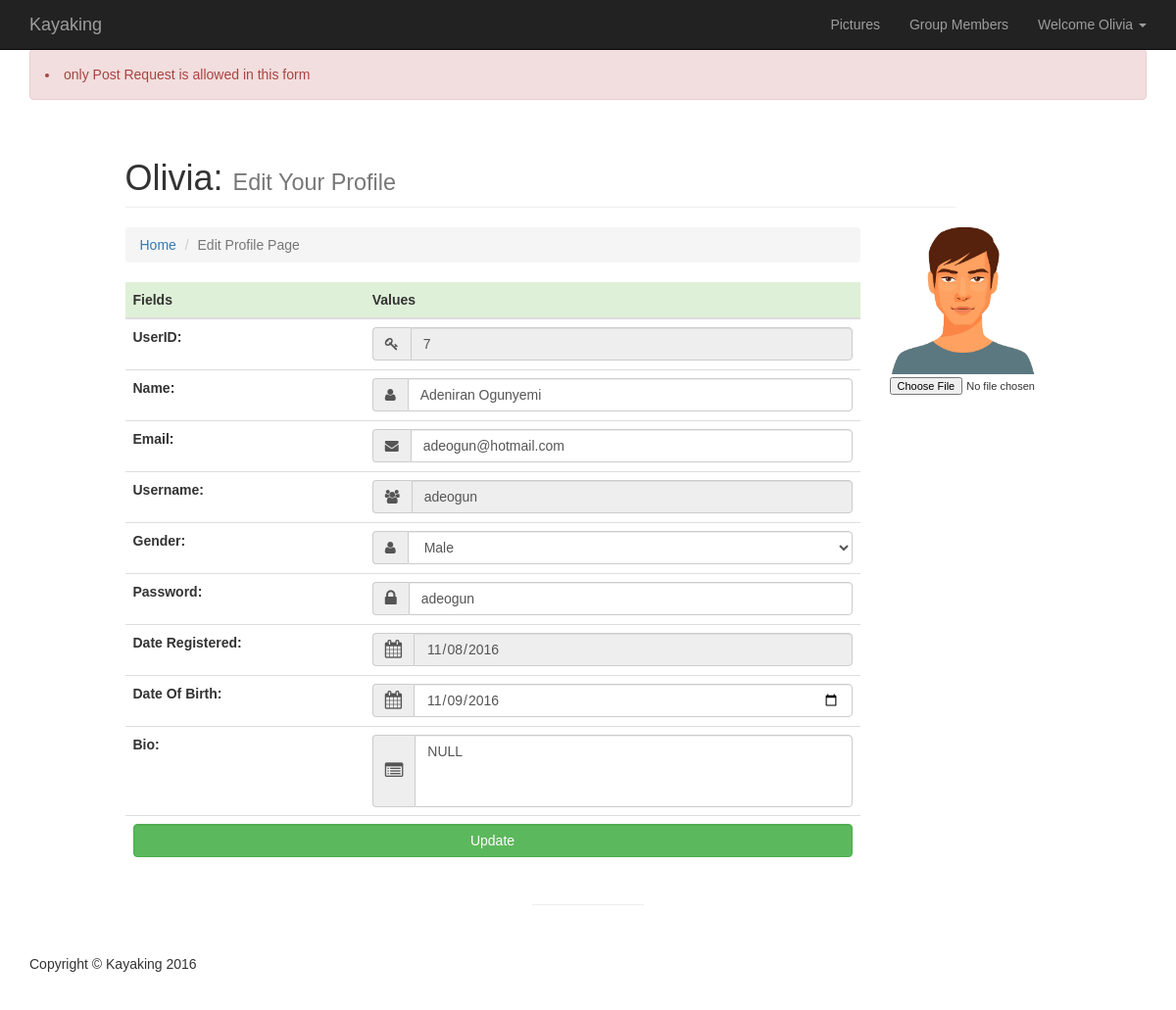
The page /update_profile.php?user=7 (signed in) on the database its author committed.
### tables this page shows
CREATE TABLE IF NOT EXISTS `users` (
  `id` int(11) NOT NULL AUTO_INCREMENT,
  `name` varchar(40) NOT NULL,
  `username` varchar(55) NOT NULL,
  `email` varchar(40) NOT NULL,
  `password` varchar(20) NOT NULL,
  `sex` tinyint(1) DEFAULT NULL,
  `dob` date DEFAULT NULL,
  `date_registered` date DEFAULT NULL,
  `bio` text,
  `photo` varchar(100) DEFAULT '../img/avatarthumb.jpg',
  `role` varchar(15) DEFAULT 'user',
  PRIMARY KEY (`id`)
);

### public/update_profile.php (the view, shortened to what this page needs)
<?php
    include '../includes/functions.php';
    include '../includes/header.php';
    if (!isset( $_GET["user"]))
    {
         $userrid=$userid;
    }
    else
    {
         $userrid=$_GET["user"];
    }
?>
    <div class="container">
    <?php $user = ReadUserDetails($userrid);
            $val=UpdateUserDetails($_FILES,$_POST,$user["id"]);
    ?>
        <div class="row">
        <div class="col-md-1">
        </div>
            <div class="col-lg-9">
                <h1 class="page-header"><?php echo $username.":"; ?>
                    <small>Edit Your Profile</small>
                </h1>
            </div>
        </div>
        <div class="row">
            <div class="col-md-1">
            </div>
            <form action="" method="post" enctype="multipart/form-data">
            <div class="col-md-8">
                <ol class="breadcrumb">
                    <li><a href="/php_proj/">Home</a>
                    </li>
                    <li class="active">Edit Profile Page</li>
                </ol>
                <table class="table">
                    <thead>
                        <tr class="success">
                            <th>Fields</th>
                            <th>Values</th>
                        </tr>
                    </thead>
                    <tbody>
                        <tr>
                            <td><label for="userid" class="cols-sm-2 control-label">UserID:</label></td>
                            <td>
                            <div class="input-group">
                                    <span class="input-group-addon"><i class="fa fa-key fa" aria-hidden="true"></i></span>
                                    <input type="text" class="form-control" name="userid" id="userid" value="<?php echo $user["id"]; ?>" disabled="true">
                                    </td>
                            </div>
                        <tr>
                            <td><label for="name" class="cols-sm-2 control-label">Name:</label></td>
                            <td>
                            <div class="input-group">
                                    <span class="input-group-addon"><i class="fa fa-user fa" aria-hidden="true"></i></span>
                                    <input type="text" class="form-control" name="name" id="name"  placeholder="Enter your Name" value="<?php echo $user["name"]; ?>"/>
                            </div>
                            </td>
                        </tr>
                        <tr>
                            <td><label for="email" class="cols-sm-2 control-label">Email:</label></td>
                            <td>
                            <div class="input-group">
                            <span class="input-group-addon"><i class="fa fa-envelope fa" aria-hidden="true"></i></span><input type="text" class="form-control" name="email" id="email"  placeholder="Enter your Email" value="<?php echo $user["email"]; ?>" />
                            </div>
                            </td>
                        </tr>
                         <tr>
                            <td><label for="username" class="cols-sm-2 control-label">Username:</label></td></td>
                            <td>
                            <div class="input-group">
                                    <span class="input-group-addon"><i class="fa fa-users fa" aria-hidden="true"></i></span>
                                    <input type="text" class="form-control" name="username" id="username"  placeholder="Enter your Username" value="<?php echo $user["username"]; ?>"  disabled="true"/>
                            </div>
                            </td>
                        </tr>
                        <tr>
                            <td><label for="gender" class="cols-sm-2 control-label">Gender:</label></td>
                            <td><div class="input-group">
                                    <span class="input-group-addon"><i class="fa fa-user fa" aria-hidden="true"></i></span>
                                    <select class="form-control" name="gender" id="gender"  placeholder="Select Your Gender" />
                                    <option <?php if($user["sex"]===1) echo "selected='selected'"; else {} ?>>Male</option>
                            </div>
                            </td>
                        </tr>
                        <tr>
                            <td><label for="password" class="cols-sm-2 control-label">Password:</label></td>
                            <td>
                            <div class="input-group">
                                    <span class="input-group-addon"><i class="fa fa-lock fa-lg" aria-hidden="true"></i></span>
                                    <input type="text" class="form-control" name="password" id="password"  placeholder="Enter your Password" value="<?php echo $user["password"]; ?>" />
                            </div>
                            </td>
                        </tr>
                        <tr>
                            <td><label for="date_reg" class="cols-sm-2 control-label">Date Registered:</label></td>
                            <td>
                            <div class="input-group">
                                    <span class="input-group-addon"><i class="fa fa-calendar fa-lg" aria-hidden="true"></i></span>
                                    <input type="date" disabled="true" class="form-control" name="date_reg" id="date_reg" value="<?php echo $user["date_registered"]; ?>" />
                            </div>
                            </td>
                        </tr>
                        <tr>
                            <td><label for="dob" class="cols-sm-2 control-label">Date Of Birth:</label></td>
                            <td>
                            <div class="input-group">
                                    <span class="input-group-addon"><i class="fa fa-calendar fa-lg" aria-hidden="true"></i></span>
                                    <input type="date" class="form-control" name="dob" id="dob" value="<?php echo $user["dob"]; ?>" required>
                            </div>
                        </td>
                        </tr>
                        <tr>
                        <td><label for="bio" class="cols-sm-2 control-label">Bio:</label></td>
                        <td>
                        <div class="input-group">
                                    <span class="input-group-addon"><i class="fa fa-list-alt fa-lg" aria-hidden="true"></i></span>
                                    <textarea name="bio" id="bio" rows="3px" class="form-control" style="resize:none;"><?php echo $user["bio"]; ?></textarea>
                            </div>
                            </td>
                        </tr>
                        <tr>
                        <td colspan="2">
                                <input type="submit" class="form-control btn-success" name="update" value="Update" />
                        </td>
                        </tr>
            </div>
            <div class="col-md-3">
            <img src="<?php echo $user["photo"]; ?>" height="150" width="150">
            <input type="file" name="avatar" value="<?php echo $user["photo"]; ?>">
            </div>
        </div>
        <hr>
    <?php
    include '../includes/footer.php';
    ?>

### css/main.css (style rules this page uses)
body, html { height: 100%; background-repeat: no-repeat; font-family: 'Oxygen', sans-serif; }
hr { width: 10%; color: #fff; }
label { margin-bottom: 15px; }
input, input::-webkit-input-placeholder { font-size: 11px; padding-top: 3px; }

### css/modern-business.css (style rules this page uses)
body, html { height: 100%; background-repeat: no-repeat; font-family: 'Oxygen', sans-serif; padding-top: 25px; }

### rows shown on the page
users: userid "7", name "Adeniran Ogunyemi", email "adeogun@hotmail.com", username "adeogun", password "adeogun", date_reg "11/08/2016", dob "11/09/2016", bio "NULL", photo (picture)

### other values the page prints
$username "Olivia"
